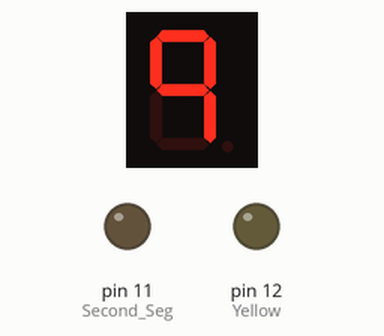
A sketch run on a simulated Arduino Uno, built with avr-gcc and run on an emulated ATmega328P. Parts: 1-digit seven-segment display, output pins drawn as LEDs (lit = HIGH). Wiring (inferred from the names in the program): 1-digit 7-segment display, segments lit when HIGH: segments pin 2, pin 3, pin 6, pin 5, pin 4, pin 1, pin 0. The segment pins are drawn as the display they are named for; pins used as bus, display or sensor lines are not drawn.

Above: at 1.1 s.
At 10.1 s:
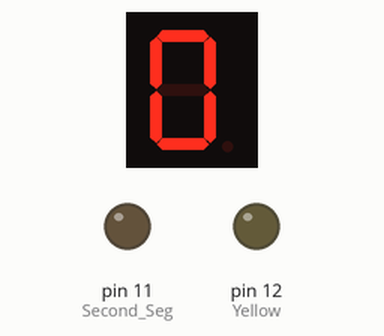
At 23.4 s:
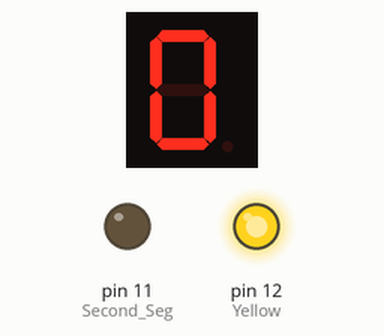
At 38.6 s:
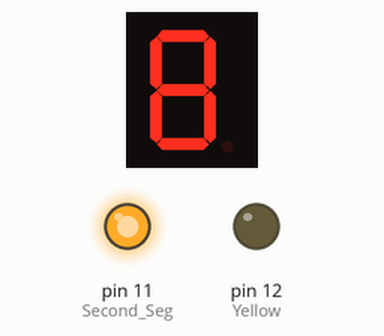
Timing chart, 0 to 40.0 s (numbered marks = the images above):
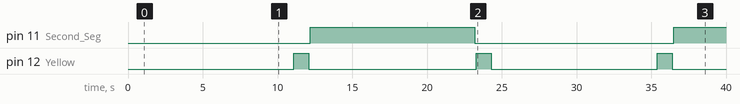

Measured:
- by itself, pin 11 (Second_Seg): LOW → HIGH at 12.2 s, → LOW 11.0 s later, → HIGH 13.3 s later
- by itself, pin 12 (Yellow): alternates HIGH for 1.0 s and LOW for 11.2 s
- what the display in image 0 shows lasts 1.0 s, from 1.0 s to 2.0 s
- what the display in image 1 shows lasts 3.2 s, from 10.0 s to 13.2 s
- what the display in image 2 shows lasts 3.1 s, from 22.2 s to 25.3 s

The sketch:

trafficfourway.ino
```cpp
const int segG = 0;
const int segF = 1;
const int segA = 2;
const int segB = 3;
const int segE = 4;
const int segD = 5;
const int segC = 6;

int First_Seg = 13;
int Yellow = 12;
int Second_Seg = 11;

void setup() {
  // put your setup code here, to run once:
pinMode (segA, OUTPUT);
pinMode (segB, OUTPUT);
pinMode (segC, OUTPUT);
pinMode (segD, OUTPUT);
pinMode (segE, OUTPUT);
pinMode (segF, OUTPUT);
pinMode (segG, OUTPUT);
pinMode(First_Seg,OUTPUT);
pinMode(Yellow,OUTPUT);
pinMode(Second_Seg,OUTPUT);
}


void loop() {
  // put your main code here, to run repeatedly:
digitalWrite(First_Seg, HIGH);   // turn the First_Seg on (HIGH is the voltage level)
delay(1000);               // wait for a second

Nine();
delay(1000);
Eight();
delay(1000);
Seven();
delay(1000);
Six();
delay(1000);
Five();
delay(1000);
Four();
delay(1000);
Three();
delay(1000);
Two();
delay(1000);
One();
delay(1000);
Zero();
delay(1000);

digitalWrite(First_Seg, LOW);
delay(100);
// turn the First_Seg off by making the voltage LOW
digitalWrite(Yellow, HIGH);   // turn the First_Seg on (HIGH is the voltage level)
delay(1000);               // wait for a second

digitalWrite(Yellow, LOW);    // turn the First_Seg off by making the voltage LOW
delay(100);
digitalWrite(Second_Seg, HIGH);   // turn the First_Seg on (HIGH is the voltage level)
delay(1000);               // wait for a second

Nine();
delay(1000);
Eight();
delay(1000);
Seven();
delay(1000);
Six();
delay(1000);
Five();
delay(1000);
Four();
delay(1000);
Three();
delay(1000);
Two();
delay(1000);
One();
delay(1000);
Zero();
delay(1000);

digitalWrite(Second_Seg, LOW);    // turn the First_Seg off by making the voltage LOW
delay(100);
digitalWrite(Yellow,HIGH);
delay(1000);
digitalWrite(Yellow,LOW);
}

void Zero(){
digitalWrite (segA, HIGH);
digitalWrite (segB, HIGH);
digitalWrite (segC, HIGH);
digitalWrite (segD, HIGH);
digitalWrite (segE, HIGH);
digitalWrite (segF, HIGH);
digitalWrite (segG, LOW);
}

void One(){
digitalWrite (segA, LOW);
digitalWrite (segB, HIGH);
digitalWrite (segC, HIGH);
digitalWrite (segD, LOW);
digitalWrite (segE, LOW);
digitalWrite (segF, LOW);
digitalWrite (segG, LOW);
}

void Two(){
digitalWrite (segA, HIGH);
digitalWrite (segB, HIGH);
digitalWrite (segC, LOW);
digitalWrite (segD, HIGH);
digitalWrite (segE, HIGH);
digitalWrite (segF, LOW);
digitalWrite (segG, HIGH);
}
void Three(){
digitalWrite (segA, HIGH);
digitalWrite (segB, HIGH);
digitalWrite (segC, HIGH);
digitalWrite (segD, HIGH);
digitalWrite (segE, LOW);
digitalWrite (segF, LOW);
digitalWrite (segG, HIGH);
}
void Four(){
digitalWrite (segA, LOW);
digitalWrite (segB, HIGH);
digitalWrite (segC, HIGH);
digitalWrite (segD, LOW);
digitalWrite (segE, LOW);
digitalWrite (segF, HIGH);
digitalWrite (segG, HIGH);
}
void Five(){
digitalWrite (segA, HIGH);
digitalWrite (segB, LOW);
digitalWrite (segC, HIGH);
digitalWrite (segD, HIGH);
digitalWrite (segE, LOW);
digitalWrite (segF, HIGH);
digitalWrite (segG, HIGH);
}
void Six(){
digitalWrite (segA, HIGH);
digitalWrite (segB, LOW);
digitalWrite (segC, HIGH);
digitalWrite (segD, HIGH);
digitalWrite (segE, HIGH);
digitalWrite (segF, HIGH);
digitalWrite (segG, HIGH);
}
void Seven(){
digitalWrite (segA, HIGH);
digitalWrite (segB, HIGH);
digitalWrite (segC, HIGH);
digitalWrite (segD, LOW);
digitalWrite (segE, LOW);
digitalWrite (segF, LOW);
digitalWrite (segG, LOW);
}
void Eight(){
digitalWrite (segA, HIGH);
digitalWrite (segB, HIGH);
digitalWrite (segC, HIGH);
digitalWrite (segD, HIGH);
digitalWrite (segE, HIGH);
digitalWrite (segF, HIGH);
digitalWrite (segG, HIGH);
}
void Nine(){
digitalWrite (segA, HIGH);
digitalWrite (segB, HIGH);
digitalWrite (segC, HIGH);
digitalWrite (segD, LOW);
digitalWrite (segE, LOW);
digitalWrite (segF, HIGH);
digitalWrite (segG, HIGH);
}
```
